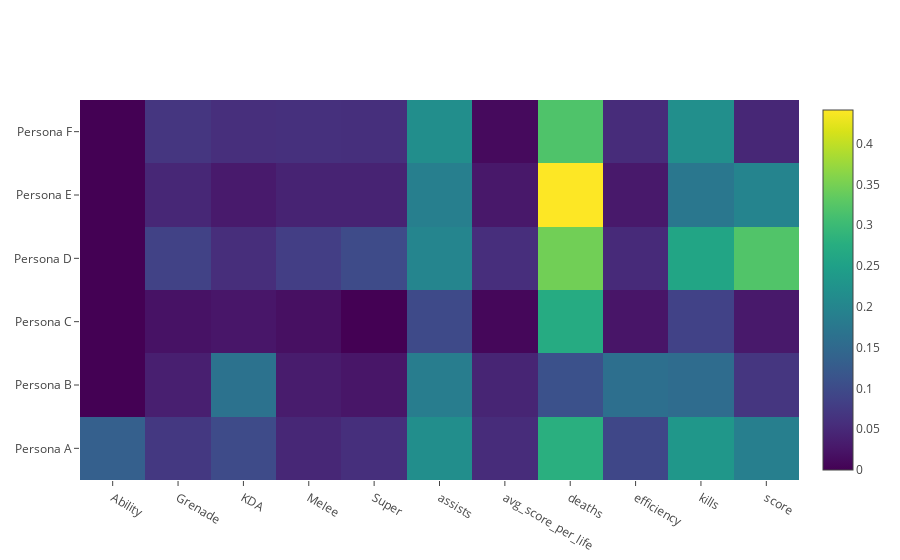

The notebook cell saved with this chart:
### Code cell
init_notebook_mode(connected=True)
iplot(data)

### Figure 1 — Plotly figure (JSON) as saved in the notebook; plotly's stock layout.template omitted (floating-point values rounded to 4 significant figures)
{"data": [{"colorscale": "Viridis", "type": "heatmap", "x": ["Ability", "Grenade", "KDA", "Melee", "Super", "assists", "avg_score_per_life", "deaths", "efficiency", "kills", "score"], "y": ["Persona A", "Persona B", "Persona C", "Persona D", "Persona E", "Persona F"], "z": [[0.1329, 0.07128, 0.09959, 0.04784, 0.05857, 0.2155, 0.05388, 0.2794, 0.09338, 0.2331, 0.1887], [0, 0.0372, 0.1669, 0.03243, 0.02488, 0.1852, 0.04437, 0.1095, 0.161, 0.1558, 0.06853], [0, 0.02106, 0.02581, 0.01763, 1.461e-06, 0.09807, 0.007047, 0.2714, 0.02463, 0.08618, 0.02929], [0, 0.08561, 0.05641, 0.07961, 0.1003, 0.1987, 0.0567, 0.3462, 0.0516, 0.2591, 0.3209], [0, 0.0477, 0.03036, 0.04258, 0.04271, 0.188, 0.02764, 0.4413, 0.0288, 0.1741, 0.1972], [0, 0.06896, 0.05762, 0.05937, 0.05862, 0.2162, 0.011, 0.3192, 0.05413, 0.2179, 0.04754]]}], "layout": {}}
